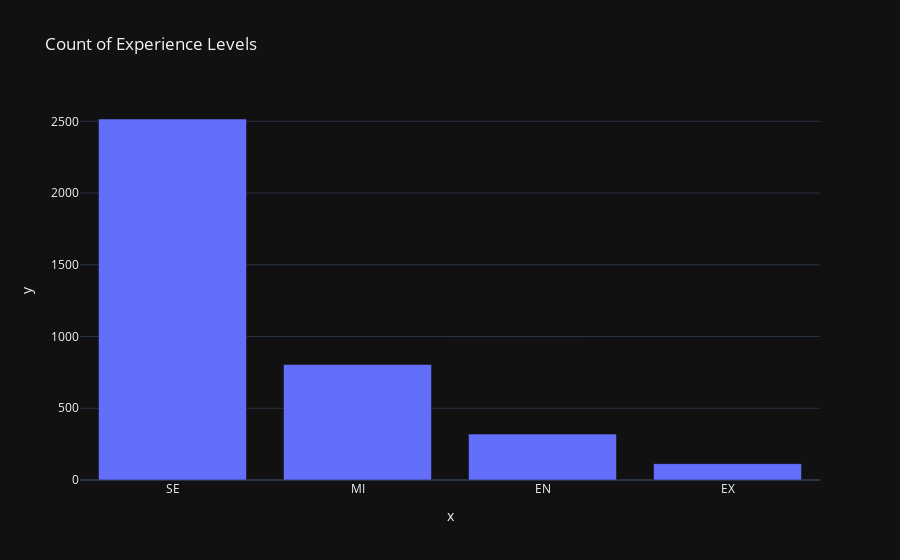

Notebook source saved alongside this figure:
### Code cell
fig2 = px.bar(df['experience_level'].value_counts(), x=df['experience_level'].unique(),
              y=df['experience_level'].value_counts(), title='Count of Experience Levels')
fig2.update_layout( template="plotly_dark")

fig2.show()

### Figure 1 — Plotly figure (JSON) as saved in the notebook; plotly's stock layout.template omitted (floating-point values rounded to 4 significant figures)
{"data": [{"alignmentgroup": "True", "hovertemplate": "x=%{x}<br>y=%{y}<extra></extra>", "legendgroup": "", "marker": {"color": "#636efa", "pattern": {"shape": ""}}, "name": "", "offsetgroup": "", "orientation": "v", "showlegend": false, "textposition": "auto", "type": "bar", "x": ["SE", "MI", "EN", "EX"], "xaxis": "x", "y": [2516, 805, 320, 114], "yaxis": "y"}], "layout": {"autosize": true, "barmode": "relative", "legend": {"tracegroupgap": 0}, "title": {"text": "Count of Experience Levels"}, "xaxis": {"anchor": "y", "autorange": true, "domain": [0, 1], "range": [-0.5, 3.5], "title": {"text": "x"}, "type": "category"}, "yaxis": {"anchor": "x", "autorange": true, "domain": [0, 1], "range": [0, 2648.0], "title": {"text": "y"}, "type": "linear"}}}
